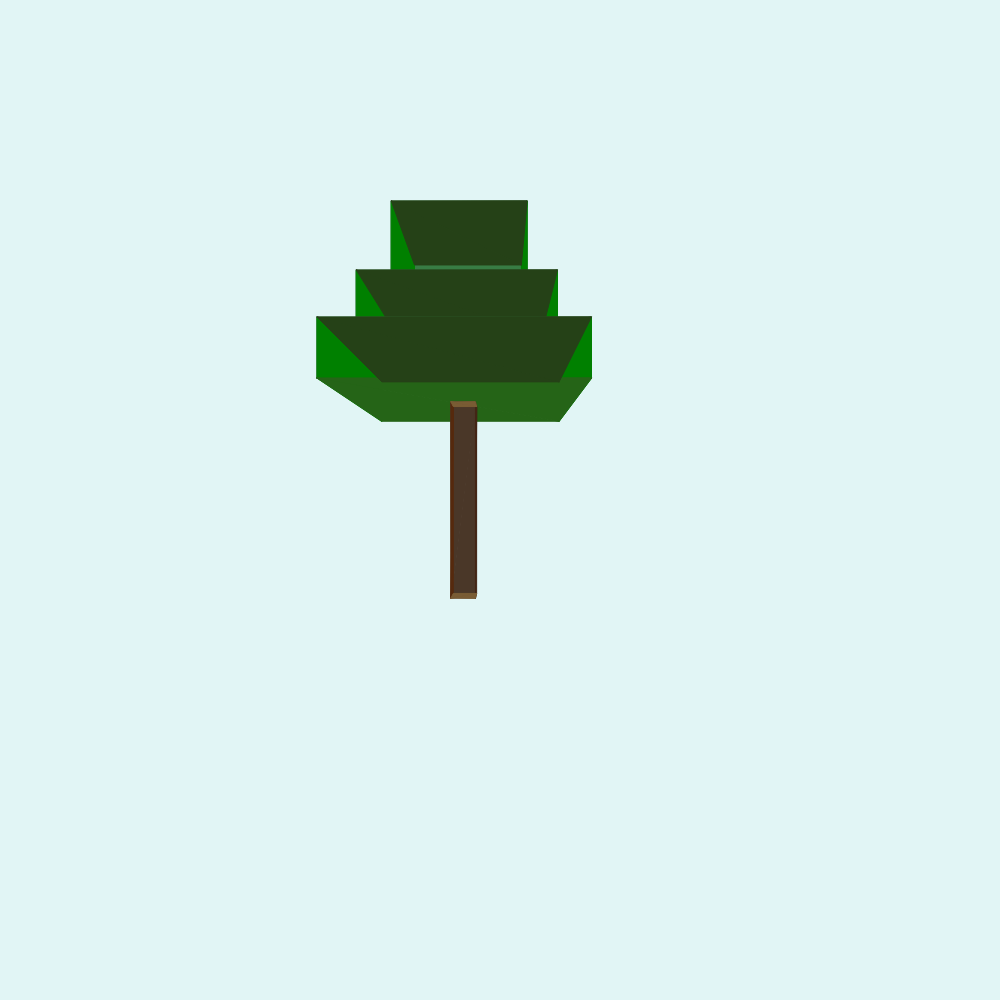
Frame 1 (no input)
Frame 60 (no input): identical to frame 1, image omitted
Frame 120 (the mouse pressed at the canvas centre since frame 60): identical to frame 1, image omitted

The p5.js sketch that drew this single still picture (run headless with seeded random() and noise() and a simulated clock; from frame 60 on, the mouse is pressed at the canvas centre):

// p5.js sketch
// ── sketch.js
//wasd for forward, left, back, right
//arrow keys for rotation
//space bar for up and shift for down


//x is w, y is h, z is depth
let w = 1000;//dictates the dimensions of our 2d screen
let h = 1000;
let n = [0,0,500];//normal vector of cam plane
let o = [100,100,-200];//start point for cam
let xax = [];
let yax = [];
let d0 = 0.75;//rotation step size in degrees
let dl = 3;

let bounded = true;
//array…
let rotl = false;
let rotr = false;
let rotu = false;
let rotd = false;

let movl = false;
let movr = false;
let movu = false;
let movd = false;
let movf = false;
let movb = false;


function setup() {
  createCanvas(w, h);
  //noStroke();
  stroke(0);
  
  //fill(255, 0, 0);
  
}

function motion() {
  
  let scl = dl/sqrt(n[0]**2 + n[2]**2);
  
  if (movl) {
    o[0] -= scl*n[2];
    o[2] += scl*n[0];
  }
  else if (movr) {
    o[0] += scl*n[2];
    o[2] -= scl*n[0];
  }
  else if (movu) {
    o[1] += dl;
  }
  else if (movd) {
    o[1] -= dl;
  }
  else if (movf) {
    o[0] += scl*n[0];
    o[2] += scl*n[2];
  }
  else if (movb) {
    o[0] -= scl*n[0];
    o[2] -= scl*n[2];
  }
  
  let x = n[0], y = n[1], z = n[2];
  let drad = d0*PI/180;
  
  if (rotl) {
    n[0] = n[0]*cos(drad) - z*sin(drad);
    n[2] = n[2]*cos(drad) + x*sin(drad);
  }
  else if (rotr) {
    n[0] = n[0]*cos(drad) + z*sin(drad);
    n[2] = n[2]*cos(drad) - x*sin(drad);
  }
  else if (rotu) {
    n[0] = x*cos(drad) - (x*y*sin(drad)/sqrt(x**2 + z**2));
    n[2] = z*cos(drad) - (y*z*sin(drad)/sqrt(x**2 + z**2));
    n[1] = y*cos(drad) + sin(drad)*sqrt(x**2 + z**2);
  }
  else if (rotd) {
    n[0] = x*cos(drad) + (x*y*sin(drad)/sqrt(x**2 + z**2));
    n[2] = z*cos(drad) + (y*z*sin(drad)/sqrt(x**2 + z**2));
    n[1] = y*cos(drad) - sin(drad)*sqrt(x**2 + z**2);
  }
  
  xax = [n[2],0,-n[0]];
  yax = [n[0]*n[1], -(n[0]**2 + n[2]**2), n[1]*n[2]];
}


function dp(a,b) {//DOT PRODUCT
  return (a[0]*b[0]) + (a[1]*b[1]) + (a[2]*b[2]);
}

function cp(a, b) {//CROSS PRODUCT
  let ans = [0,0,0];
  ans[0] = b[2]*a[1] - b[1]*a[2];
  ans[1] = b[0]*a[2] - b[2]*a[0];
  ans[2] = b[1]*a[0] - b[0]*a[1];
  
  return ans;
}

function l(v) {//MAGNITUDE OF VECTOR
  return sqrt(v[0]**2 + v[1]**2 + v[2]**2);
}

function proj(b,a) {//VECTOR PROJECTION OF B ONTO A
  
  let adb = dp(a,b);
  let ans = [a[0],a[1],a[2]];
  
  ans[0] *= adb/l(a)**2;
  ans[1] *= adb/l(a)**2;
  ans[2] *= adb/l(a)**2;
  
  return ans;
}

function sproj(b,a) {//SCALAR PROJECTION OF B ONTO A
  return dp(a,b)/l(a);
}

class Triangle {
    
  constructor(a,b,c,clr,stkw,stkclr) {//a, b, c are xyz coords
    this.a = a;
    this.b = b;
    this.c = c;
    this.clr = clr;
    this.stkw = stkw;
    this.stkclr = stkclr;
  }
  
  sketch() {
    fill(this.clr);
    stroke(red(stkclr),green(stkclr),blue(stkclr));
    bounded = false;
    
    let coord = [render(this.a), render(this.b), render(this.c)];
    if (!bounded) {
      return;
    }
    triangle(coord[0][0], coord[0][1], coord[1][0], coord[1][1], coord[2][0], coord[2][1]);
  }
  
}

class Rect {
  constructor(a,b,c,d,clr,stkw,stkclr) {//a, b, c are xyz coords
    this.a = a;
    this.b = b;
    this.c = c;
    this.d = d;
    this.clr = clr;
    this.stkw = stkw;
    this.stkclr = stkclr;
  }
  
  sketch() {
    fill(this.clr);
    stroke(red(this.stkclr),green(this.stkclr),blue(this.stkclr));
    bounded = false;
    
    let coord = [render(this.a), render(this.b), render(this.c), render(this.d)];
    
    if (!bounded) {
        return;
    }
    triangle(coord[0][0], coord[0][1], coord[1][0], coord[1][1], coord[2][0], coord[2][1]);
    triangle(coord[0][0],coord[0][1], coord[2][0], coord[2][1], coord[3][0], coord[3][1]);
  }
}

function render(p) {//doesn't work if the object is behind you though
  
  let op = [p[0] - o[0], p[1] - o[1], p[2] - o[2]];
  let scl = (l(n)**2)/dp(op,n);
  op[0] *= scl;
  op[1] *= scl;
  op[2] *= scl;
  let ans = [sproj(op,xax) + w/2, sproj(op,yax) + h/2];
  //console.log(dp(op, n));
  if (sproj(op, n) <= 0) {
    //cout << dp(op,n) << endl;
    bounded = false;
  }
  
  if (ans[0] <= w || ans[0] >= 0 || ans[1] <= h || ans[1] >= 0) {
    bounded = true;
  }
  
  return ans;
}

class Cube {
  constructor(x1, y1, z1, x2, y2, z2, clr1, clr2, clr3, clr4, clr5, clr6) {
    this.x1 = x1;
    this.y1 = y1;
    this.z1 = z1;
    this.x2 = x2;
    this.y2 = y2;
    this.z2 = z2;
    this.clr1 = clr1;
    this.clr2 = clr2;
    this.clr3 = clr3;
    this.clr4 = clr4;
    this.clr5 = clr5;
    this.clr6 = clr6;
  }
  build() {
    let f1 = new Rect([this.x1,this.y1,this.z1], [this.x2,this.y1,this.z1], [this.x2,this.y2,this.z1],[this.x1,this.y2,this.z1],this.clr1,0,this.clr1);//front
  
  let f2 = new Rect([this.x1,this.y1,this.z1], [this.x2,this.y1,this.z3], [this.x2,this.y2,this.z3],[this.x1,this.y2,this.z3],this.clr2,0,this.clr2);//back
  
  let f3 = new Rect([this.x1,this.y1,this.z1],[this.x1,this.y2,this.z1],[this.x1,this.y2,this.z2],[this.x1,this.y1,this.z2],this.clr3,0,this.clr3);//left
  
  let f4 = new Rect([this.x2,this.y1,this.z1],[this.x2,this.y2,this.z1],[this.x2,this.y2,this.z2],[this.x2,this.y1,this.z2],this.clr4,0,this.clr4);//right
  
  let f5 = new Rect([this.x1,this.y1,this.z1],[this.x1,this.y1,this.z2],[this.x2,this.y1,this.z2],[this.x2,this.y1,this.z1],this.clr5,0,this.clr5);//top
  
  let f6 = new Rect([this.x1,this.y2,this.z1],[this.x1,this.y2,this.z2],[this.x2,this.y2,this.z2],[this.x2,this.y2,this.z1],this.clr6,0,this.clr6);//bottom
  
  f1.sketch();
  f2.sketch();
  f3.sketch();
  f4.sketch();
  f5.sketch();
  f6.sketch();
  }
  
}

class Tree {
  constructor(x, y, z) {
    this.x = x;
    this.y = y;
    this.z = z;
    this.trunk = new Cube();
  }
  
  
}

let t = 0;
function draw() {
  background(225,245,245);
  
  let trunk = new Cube(50, 0, 310, 75, 200, 335, color(74,55,40,256), color(83,41,21,256), color(86,42,14,256), color(67,38,22,256), color(121,92,52,256), color(121,92,52,256));
  
  let leaf1 = new Cube(-50,200,210,175,250,435, color(56,124,68,256), color(56,124,68,256), color(0,128,0,256), color(0,128,0,256), color(37,100,23,256), color(37,65,23,256));
  
  let leaf2 = new Cube(-25,250,235,150,300,410, color(56,124,68,256), color(56,124,68,256), color(0,128,0,256), color(0,128,0,256), color(37,100,23,256), color(37,65,23,256));
  
  let leaf3 = new Cube(0,300,260,125,375,385, color(56,124,68,256), color(56,124,68,256), color(0,128,0,256), color(0,128,0,256), color(37,100,23,256), color(37,65,23,256));
  
  let sun = new Cube(0,900,300,100,925,400, color(225,225,0,255),color(225,225,0,255),color(225,225,0,255),color(225,225,0,255),color(225,225,0,255),color(255,255,0,255));
  

  
  motion();
  sun.build();
  leaf3.build();
  leaf2.build();
  leaf1.build();
  trunk.build();
  
}


function keyPressed() {
  
  if (key == 'w') {
    movf = true;
  }
  else if (key == 'a') {
    movl = true;
  }
  else if (key == 's') {
    movb = true;
  }
  else if (key == 'd') {
    movr = true;
  }
  else if (keyCode == 32) {
    movu = true;
  }
  else if (keyCode == SHIFT) {
    movd = true;
  }
  
  if (keyCode == LEFT_ARROW) {
    rotl = true;
  }
  else if (keyCode == RIGHT_ARROW) {
    rotr = true;
  }
  else if (keyCode == UP_ARROW) {
    rotu = true;
  }
  else if (keyCode == DOWN_ARROW) {
    rotd = true;
  }
}

function keyReleased() {
  if (key == 'w') {
    movf = false;
  }
  else if (key == 'a') {
    movl = false;
  }
  else if (key == 's') {
    movb = false;
  }
  else if (key == 'd') {
    movr = false;
  }
  else if (keyCode == 32) {
    movu = false;
  }
  else if (keyCode == SHIFT) {
    movd = false;
  }
  
  if (keyCode == LEFT_ARROW) {
    rotl = false;
  }
  else if (keyCode == RIGHT_ARROW) {
    rotr = false;
  }
  else if (keyCode == UP_ARROW) {
    rotu = false;
  }
  else if (keyCode == DOWN_ARROW) {
    rotd = false;
  }
}
